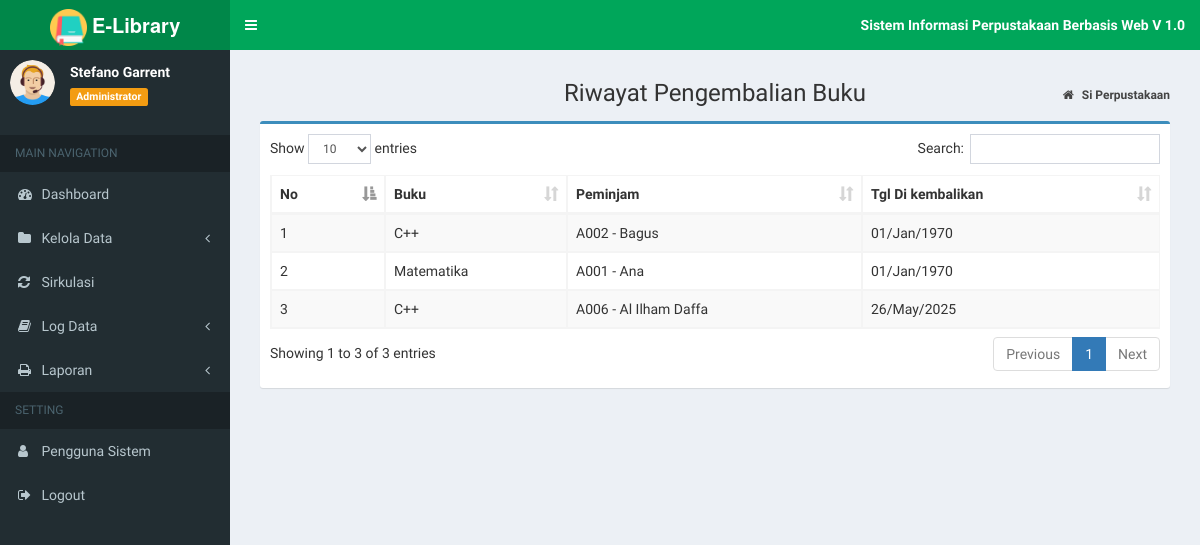
Screenshot of /Admin/WEB-RBPL-main/index.php?page=log_kembali (signed in) with the database file from the repository.
### tables this page shows
CREATE TABLE `tb_sirkulasi` (
  `id_sk` varchar(20) NOT NULL,
  `id_buku` varchar(10) NOT NULL,
  `id_anggota` varchar(10) NOT NULL,
  `tgl_pinjam` date NOT NULL,
  `tgl_kembali` date NOT NULL,
  `status` enum('PIN','KEM') NOT NULL,
  `tgl_dikembalikan` date DEFAULT NULL
);

CREATE TABLE `tb_buku` (
  `id_buku` varchar(10) NOT NULL,
  `judul_buku` varchar(30) NOT NULL,
  `pengarang` varchar(30) NOT NULL,
  `penerbit` varchar(30) NOT NULL,
  `th_terbit` year(4) NOT NULL
);

CREATE TABLE `tb_anggota` (
  `id_anggota` varchar(10) NOT NULL,
  `nama` varchar(20) NOT NULL,
  `jekel` enum('Laki-laki','Perempuan') NOT NULL,
  `kelas` varchar(50) NOT NULL,
  `no_hp` varchar(15) NOT NULL
);

### Admin/WEB-RBPL-main/admin/log/log_kembali.php (the view)
							<section class="content-header">
	<h1 style="text-align:center;">
		Riwayat Pengembalian Buku
	</h1>
	<ol class="breadcrumb">
		<li>
			<a href="index.php">
				<i class="fa fa-home"></i>
				<b>Si Perpustakaan</b>
			</a>
		</li>
	</ol>
</section>
<section class="content">
	<div class="box box-primary">
		<div class="box-body">
			<div class="table-responsive">
				<table id="example1" class="table table-bordered table-striped">
					<thead>
						<tr>
							<th>No</th>
							<th>Buku</th>
							<th>Peminjam</th>
							<th>Tgl Di kembalikan</th>
						</tr>
					</thead>
					<tbody>
						<?php
                  $no = 1;
                  $sql = $koneksi->query("SELECT b.judul_buku, a.id_anggota, a.nama, s.tgl_kembali, s.tgl_dikembalikan
                  from tb_sirkulasi s inner join tb_buku b on s.id_buku=b.id_buku
				  inner join tb_anggota a on s.id_anggota=a.id_anggota where status='KEM' order by tgl_kembali asc");
                  while ($data= $sql->fetch_assoc()) {
                ?>
						<tr>
							<td>
								<?php echo $no++; ?>
							</td>
							<td>
								<?php echo $data['judul_buku']; ?>
							</td>
							<td>
								<?php echo $data['id_anggota']; ?>
								-
								<?php echo $data['nama']; ?>
							</td>
							<td>
							<?php  $tgl = $data['tgl_dikembalikan']; echo date("d/M/Y", strtotime($tgl))?>
							</td>
						</tr>
						<?php
                  }
                ?>
					</tbody>
				</table>
			</div>
		</div>
	</div>
</section>

### rows the page displays
tb_sirkulasi: id_buku.judul_buku "C++", id_anggota.id_anggota "A002", id_anggota.nama "Bagus", tgl "01/Jan/1970"
tb_sirkulasi: id_buku.judul_buku "Matematika", id_anggota.id_anggota "A001", id_anggota.nama "Ana", tgl "01/Jan/1970"
tb_sirkulasi: id_buku.judul_buku "C++", id_anggota.id_anggota "A006", id_anggota.nama "Al Ilham Daffa", tgl_dikembalikan "26/May/2025"

### other values shown
$data_nama "Stefano Garrent"
$data_level "Administrator"
